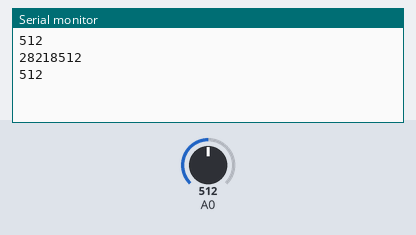
A sketch run on a simulated Arduino Uno, built with avr-gcc and run on an emulated ATmega328P. Parts: the last lines printed to the serial monitor. Inputs (shaded band) come from the test bench; at power-on: A0 = 512.

Above: at 1.3 s.
1.4 s: A0 set to 610
At 1.9 s:
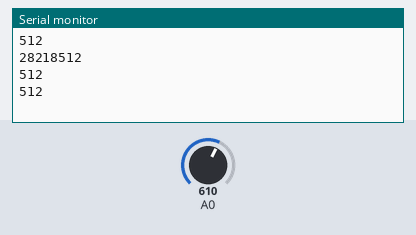
2.9 s: A0 set to 590
At 3.4 s:
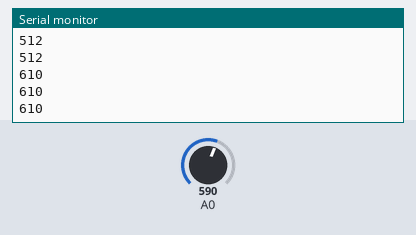
Timing chart, 0 to 5.9 s (numbered marks = the images above; inputs shaded):
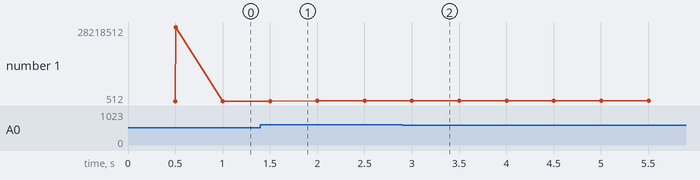

The sketch:

03.01_photoresistor.ino
```cpp
int max = 800;
int min = 600;


void setup() {
  // put your setup code here, to run once:
  Serial.begin(9600);
}

void loop() {
  // put your main code here, to run repeatedly:
  int light = analogRead(A0);
  delay(500);
  Serial.println(light);
  if (max < light)
  {
    max = light;
    Serial.print('max:');
    Serial.println(max);
  }
  if (min > light)
  {
    min = light;
    Serial.print(', min:');
    Serial.println(min);
  }
}
```

Measured:
- plotted number 1: 512 → 610 after the input at 1.4 s, 610 → 590 after the input at 2.9 s
